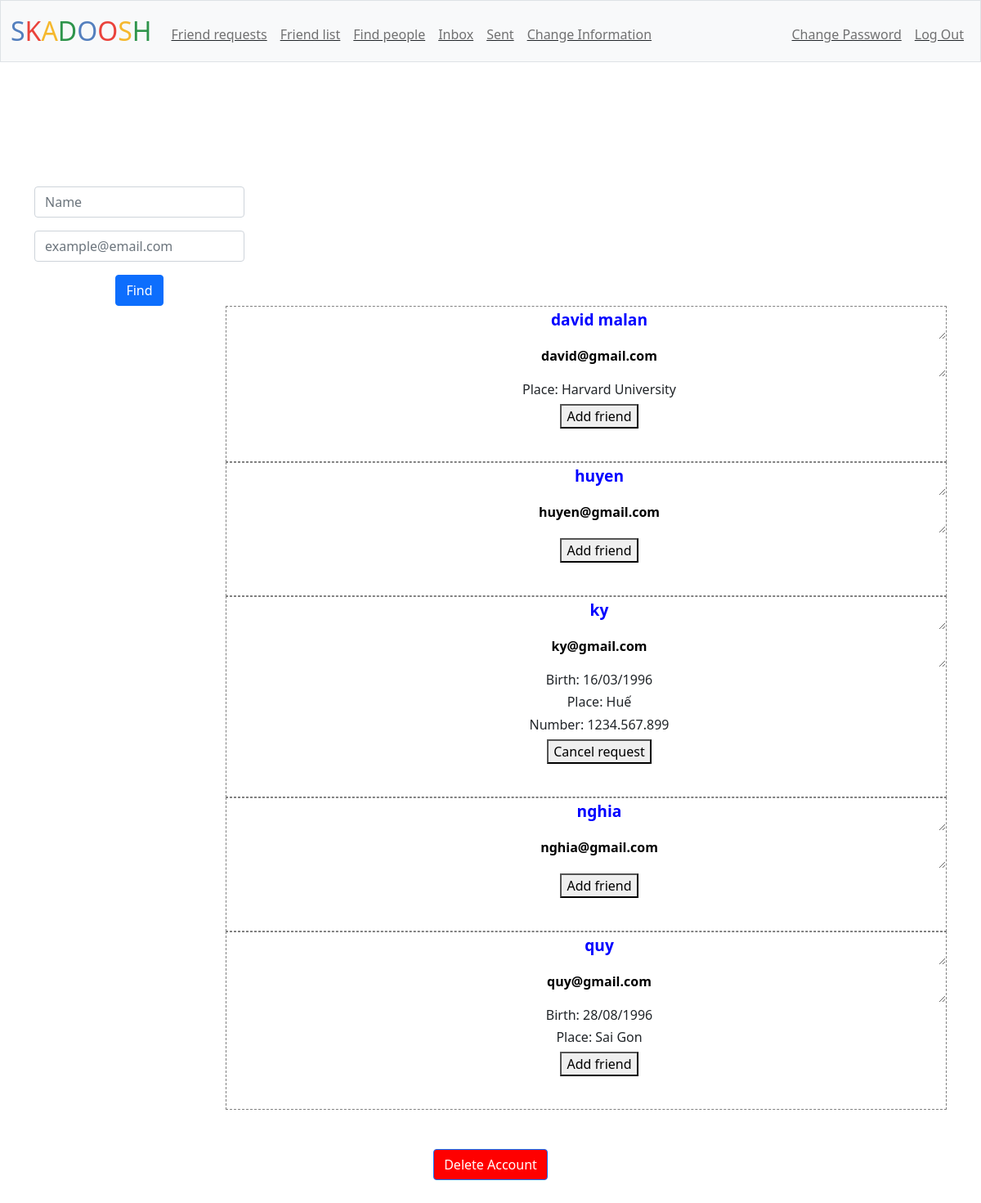
The app's page /find (signed in), older data.
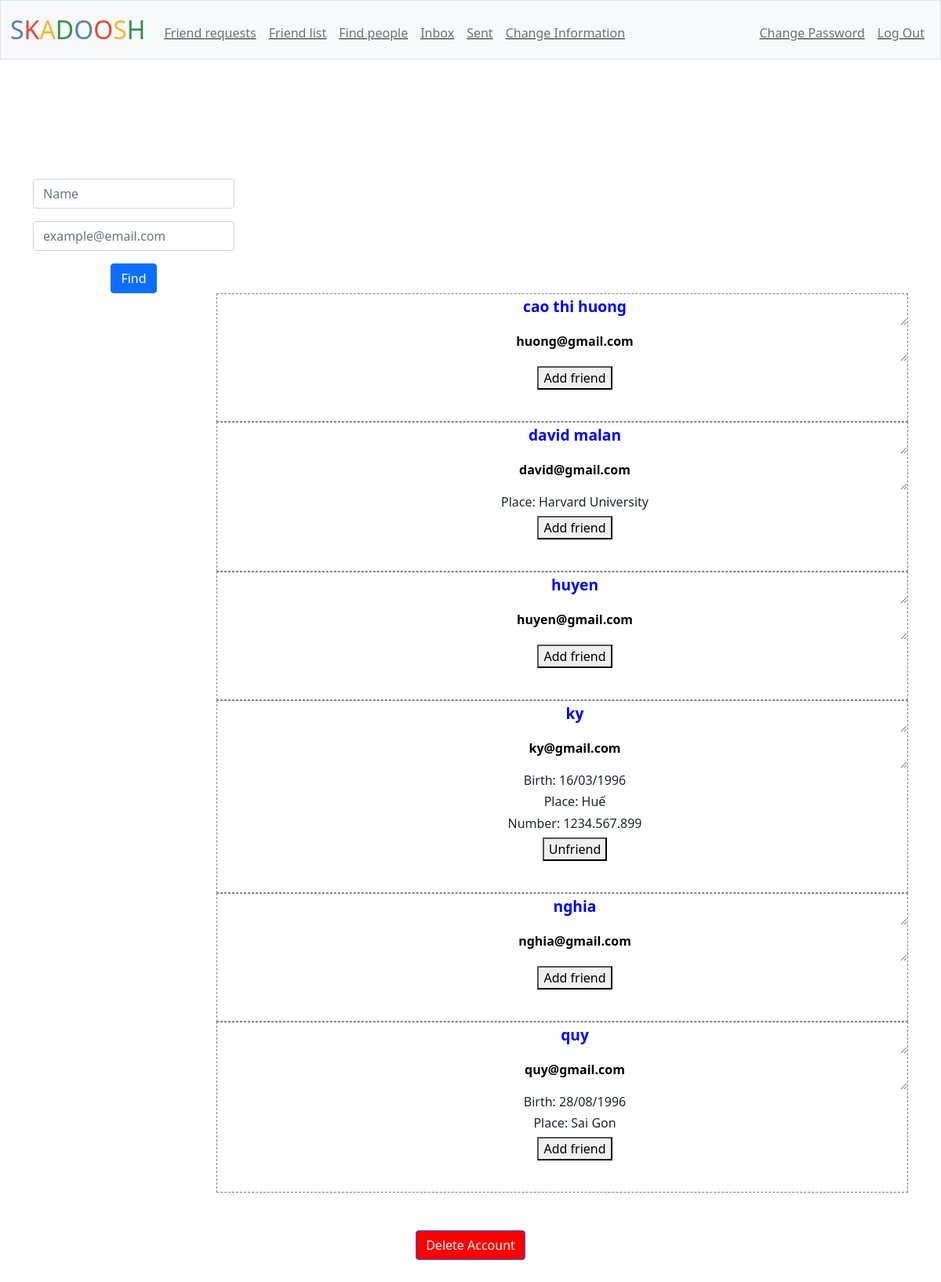
The same page, newer data.
### tables this page shows
CREATE TABLE informations (
id INTEGER PRIMARY KEY AUTOINCREMENT NOT NULL,
user_id INTEGER NOT NULL,
name TEXT NOT NULL,
birth TEXT,
place TEXT,
number TEXT,
email TEXT NOT NULL UNIQUE);

### app.py (the view, shortened to what this page needs)
@app.route("/find", methods = ["GET", "POST"])
@login_required
@information_required
def find():
    if request.method == "GET":
        user_id = session['user_id']
        rows = db.execute("SELECT * FROM informations WHERE NOT user_id = ? ORDER BY name", user_id)
        people = []
        for row in rows:
            person = {}
            person['name'] = row['name']
            person['email'] = row['email']
            person['birth'] = row['birth']
            person['place'] = row['place']
            person['number'] = row['number']
            person_id = db.execute("SELECT user_id FROM informations WHERE email = ?", person['email'])[0]['user_id']
            row = db.execute("SELECT * FROM friends WHERE host_id = ? AND friend_id = ? OR host_id = ? AND friend_id = ?", user_id, person_id, person_id, user_id)
            if len(row) == 0:
                person['operation'] = 'Add friend'
            else:
                if row[0]['status'] == 'unconfirmed':
                    if user_id == row[0]['friend_id']:
                        person['operation'] = 'Accept'
                    if user_id == row[0]['host_id']:
                        person['operation'] = 'Cancel request'
                elif row[0]['status'] == 'confirmed':
                    person['operation'] = 'Unfriend'
            people.append(person)
        return render_template("find.html", people=people)

### app.py (called while the page is built)
@app.after_request
def after_request(response):
    response.headers["Cache-Control"] = "no-cache, no-store, must-revalidate"
    response.headers["Expires"] = 0
    response.headers["Pragma"] = "no-cache"
    return response

### helpers.py (called while the page is built)
def login_required(f):
    @wraps(f)
    def decorated_function(*args, **kwargs):
        if session.get("user_id") is None:
            return redirect("/login")
        return f(*args, **kwargs)
    return decorated_function

def information_required(f):
    @wraps(f)
    def decorated_function(*args, **kwargs):
        user_id = session.get("user_id")
        rows = db.execute("SELECT * FROM informations WHERE user_id = ?", user_id)
        if len(rows) == 0:
            message = 'You must provide you informations first!'
            return render_template("information.html", requirement=message)
        return f(*args, **kwargs)
    return decorated_function

### templates/find.html (shortened to what this page needs)
{% extends "layout.html" %}
{% block main %}
<div id="parent">
    <div id="find">
        <form action="/find" method="post">
            <div class="mb-3">
                <input autofocus class="form-control mx-auto w-auto" id="name" name="name" placeholder="Name" type="text">
            </div>
            <div class="mb-3">
                <input class="form-control mx-auto w-auto" id="email" name="email" placeholder="example@email.com" type="text">
            </div>
            <button class="btn btn-primary" type="submit">Find</button>
        </form>
    </div>
    {% for person in people %}
    <div id="result">
        <form action="/add" method="post">
            <ul>
                <li><textarea id="person" name="name" readonly>{{ person["name"] }}</textarea></li>
                <li><textarea id="person-email" name="email" readonly>{{ person["email"] }}</textarea></li>
                {% if person["birth"] %}
                <li><h6>Birth: {{ person["birth"] }}</h6></li>
                {% endif %}
                {% if person["place"] %}
                <li><h6>Place: {{ person["place"] }}</h6></li>
                {% endif %}
                {% if person["number"] %}
                <li><h6>Number: {{ person["number"] }}</h6></li>
                {% endif %}
                <button type="submit">{{ person["operation"] }}</button>
            </ul>
            <br>
        </form>
    </div>
    {% endfor %}
</div>
{% endblock %}

### templates/layout.html (shortened to what this page needs)
<!DOCTYPE html>
<html lang="en">
    <head>
        <link href="https://cdn.jsdelivr.net/npm/bootstrap@5.1.3/dist/css/bootstrap.min.css" rel="stylesheet">
        <link href="/static/styles.css" rel="stylesheet">
    </head>
    <body>
        <nav class="bg-light border navbar navbar-expand-md navbar-light">
            <div class="container-fluid">
                <a class="navbar-brand" href="/"><span class="blue">S</span><span class="red">K</span><span class="yellow">A</span><span class="green">D</span><span class="blue">O</span><span class="red">O</span><span class="yellow">S</span><span class="green">H</span></a>
                <div class="collapse navbar-collapse" id="navbar">
                    {% if session["user_id"] %}
                        <ul class="navbar-nav me-auto mt-2">
                            <li class="nav-item"><a class="nav-link" href="/requests">Friend requests</a></li>
                            <li class="nav-item"><a class="nav-link" href="/list">Friend list</a></li>
                            <li class="nav-item"><a class="nav-link" href="/find">Find people</a></li>
                            <li class="nav-item"><a class="nav-link" href="/inbox">Inbox</a></li>
                            <li class="nav-item"><a class="nav-link" href="/sent">Sent</a></li>
                            <li class="nav-item"><a class="nav-link" href="/change_information">Change Information</a></li>
                        </ul>
                        <ul class="navbar-nav ms-auto mt-2">
                            <li class="nav-item"><a class="nav-link" href="/change_password">Change Password</a></li>
                            <li class="nav-item"><a class="nav-link" href="/logout">Log Out</a></li>
                        </ul>
                    {% else %}
                        <ul class="navbar-nav ms-auto mt-2">
                            <li class="nav-item"><a class="nav-link" href="/register">Register</a></li>
                            <li class="nav-item"><a class="nav-link" href="/login">Log In</a></li>
                        </ul>
                    {% endif %}
                </div>
            </div>
        </nav>
        <div class="container-fluid py-5" id="main">
        </div>
        <main class="container-fluid py-5 text-center">
            {% block main %}{% endblock %}
        </main>
    </body>
    <footer>
        <main class="container-fluid py-5 text-center">
            <form action="/" method="post">
                <button id="deleteAccount" class="btn btn-primary" type="submit">Delete Account</button>
            </form>
        </main>
    </footer>
</html>

### static/styles.css (style rules this page uses)
nav .navbar-brand { font-size: xx-large; }
nav .navbar-brand .blue { color: #537fbe; }
nav .navbar-brand .red { color: #ea433b; }
nav .navbar-brand .yellow { color: #f5b82e; }
nav .navbar-brand .green { color: #2e944b; }
nav #navbar li { text-decoration: underline; }
#deleteAccount { background-color:red; }
footer { clear: both; }

### templates/find.html (style rules this page uses)
#person { color: blue; }
#find { float: left; padding-left: 30px;; }
#result { float: right; width: 75%; margin-right: 30px; border: gray dashed thin; }
ul li { list-style-type: none; }
ul li textarea { text-align: center; width: 100%; height: 40px; background: none; border: none; }
#person { font-size: larger; font-weight: bold; }
#person-email { font-weight: bold; }

Row changes from the older to the newer data that the page shows:
added informations: name "cao thi huong", email "huong@gmail.com", operation "Add friend"
computed for informations "Huế": operation "Cancel request" → "Unfriend"
